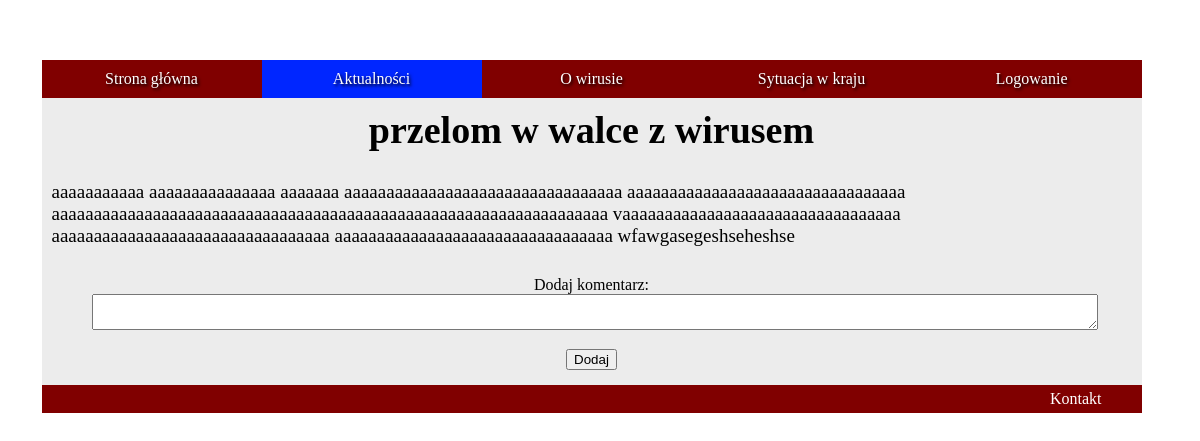
Page /czytaj.php?id=1 on the earlier database version.
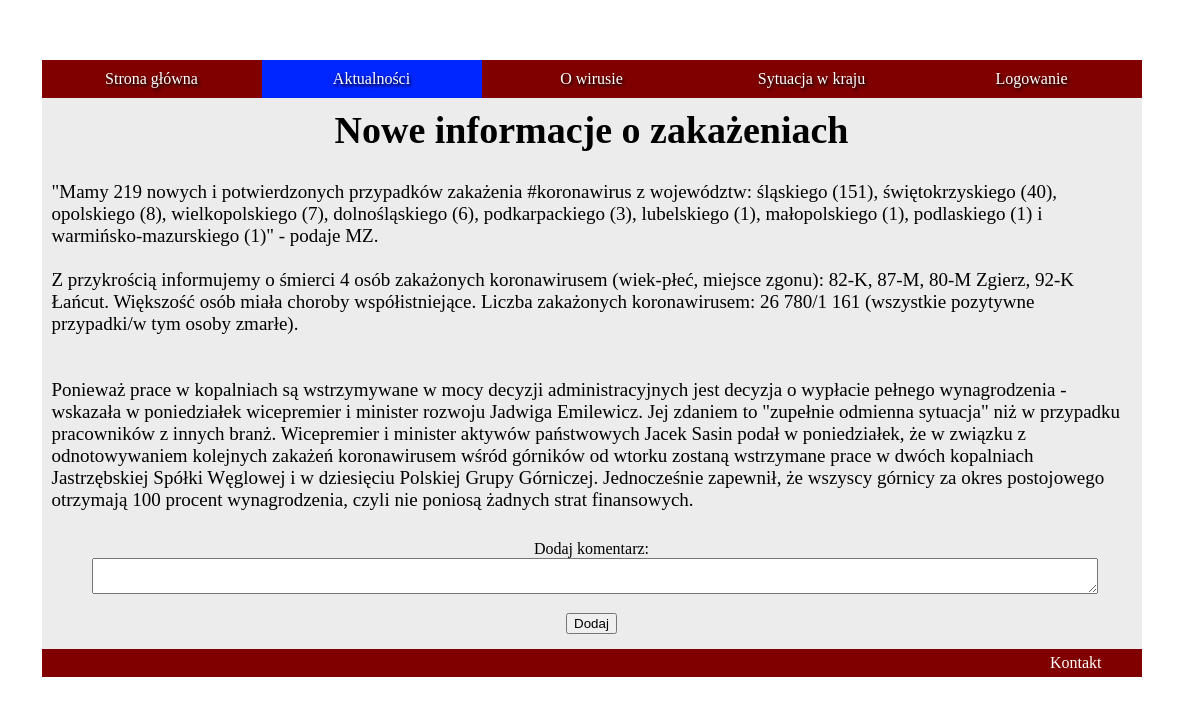
Same page on the later database version.
### tables this page shows
CREATE TABLE `posty` (
  `post_id` int(11) NOT NULL,
  `tytul` varchar(100) NOT NULL,
  `tekst` varchar(10000) NOT NULL,
  `streszczenie` varchar(500) NOT NULL
);

### czytaj.php (the view, shortened to what this page needs)
<!DOCTYPE html>
<html lang="pl">
<head>
    <link rel="stylesheet" href="aktualnosczalogowanie.css">
</head>
<body>
    <nav>
    <ul>
        <li><a href="index.php">Strona główna</a></li>
        <li><a class="menu active" href="aktualnoscizalogowanie.php">Aktualności</a></li>
        <li><a href="Owirusie.php">O wirusie</a></li>
        <li><a href="Sytuacja.php">Sytuacja w kraju</a></li>
        <li> <?php
        if(!isset($_SESSION['zalogowany']))
        {
              echo '<a href="logowanie.html">Logowanie</a>';
        }
        else
        {
            echo '<a href="Wyloguj.php">Wyloguj się '.$_SESSION['login'].'</a>';
        }
        ?></li>
      </ul>
    </nav>
    <main>
<?php
        try
    {
        $connect = new PDO('mysql:host=localhost;dbname=projekt', 'root', '');
    }
    catch (PDOException $e)
    {
        echo $e -> getMessage() . "<br/>";
        echo "blad polaczenia bezy danych";
        die();
    }
    $sql = 'SELECT tytul, tekst FROM posty where post_id = '.$_GET['id'];
    echo '<div class="contener">';
        echo '<div class="artykul2">';
        foreach ($connect -> query($sql) as $rows)
        {
            echo '<div class="tresc">';
                    echo '<h1 class="trh1">'.$rows['tytul'].'</h1>';
                    echo '<p>'.$rows['tekst'].'</p>';
            echo '</div>';
        }
         echo '</div>';
    echo '</div>';
?>
<div class="contener2">
        <form action="komentarz.php" method="POST">
            <label for="skrot">Dodaj komentarz:</label><br>
            <textarea type="zawartosc" id="zawartosc" name="zawartosc"></textarea><br>
                <div class="przyciski">
                     <input type="submit" value="Dodaj">
                </div>
         </form>
</div>
    </main>
    <footer>Kontakt</footer>
</body>
</html>

Differences in the rows shown:
removed posty: tytul "przelom w walce z wirusem", tekst "aaaaaaaaaaa aaaaaaaaaaaaaaa aaaaaaa aaaaaaaaaaaaaaaaaaaaaaaaaaaaaaaaa aaaaaaaaaaaaaaaaaaaaaaaaaaaaaaaaa aaaaaaaaaaaaaaaaaaaaaaaaaaaaaaaaaaaaaaaaaaaaaaaaaaaaaaaaaaaaaaaaaa vaaaaaaaaaaaaaaaaaaaaaaaaaaaaaaaaa aaaaaaaaaaaaaaaaaaaaaaaaaaaaaaaaa aaaaaaaaaaaaaaaaaaaaaaaaaaaaaaaaa wfawgasegeshseheshse"
added posty: tytul "Nowe informacje o zakażeniach", tekst "\"Mamy 219 nowych i potwierdzonych przypadków zakażenia #koronawirus z województw: śląskiego (151), świętokrzyskiego (40), opolskiego (8), wielkopolskiego (7), dolnośląskiego (6), podkarpackiego (3), lubelskiego (1), małopolskiego (1), podlaskiego (1) i warmińsko-mazurskiego (1)\" - podaje MZ. Z przykrością informujemy o śmierci 4 osób zakażonych koronawirusem (wiek-płeć, miejsce zgonu): 82-K, 87-M, 80-M Zgierz, 92-K Łańcut. Większość osób miała choroby współistniejące. Liczba zakażonych koronawirusem: 26 780/1 161 (wszystkie pozytywne przypadki/w tym osoby zmarłe). Ponieważ prace w kopalniach są wstrzymywane w mocy decyzji administracyjnych jest decyzja o wypłacie pełnego wynagrodzenia -…"
